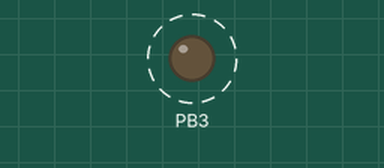
A program run on a simulated ATtiny85, built with avr-gcc and emulated at 1 MHz. On the bench: output pins drawn as LEDs (lit = HIGH). Dashed ring = blinking.

Above: at 0.5 s.
Timing chart, 0 to 3.0 s (numbered marks = the images above):
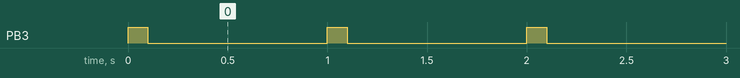

The program:

main.c
```c
/* Blink LED on ATTiny85 Port B, Pin 3 (PDIP-8: Pin 2) */

/* ATTiny85 defaults to an 8MHz clock and an CKDIV8 to divide
 * that by 8 internally, effectively making the AVR run at 1 MHz */
#define F_CPU 1000000UL

#include <avr/io.h>
#include <util/delay.h>

int main (void){
    /* set PORTB PIN3 as output*/
    DDRB = (1<<DDB3);

    while (1){
        /* set PORTB PIN 3 high */
        PORTB |= (1<<PB3);
        _delay_ms(100);

        /* set PORTB PIN3 low */
        PORTB &= ~(1<<PB3);
        _delay_ms(900);
    }

    // LOL
    return 42;
}
```

Measured:
- by itself, PB3: alternates HIGH for 0.10 s and LOW for 0.90 s
